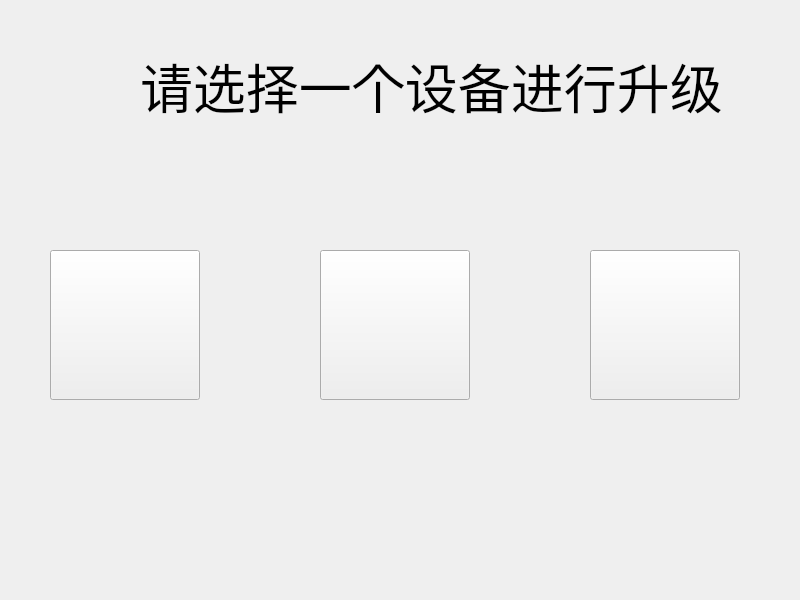
<?xml version="1.0" encoding="UTF-8"?>
<ui version="4.0">
 <class>Shengji</class>
 <widget class="QMainWindow" name="Shengji">
  <property name="geometry">
   <rect>
    <x>0</x>
    <y>0</y>
    <width>800</width>
    <height>600</height>
   </rect>
  </property>
  <property name="windowTitle">
   <string>MainWindow</string>
  </property>
  <widget class="QWidget" name="centralwidget">
   <widget class="QLabel" name="label">
    <property name="geometry">
     <rect>
      <x>140</x>
      <y>40</y>
      <width>581</width>
      <height>91</height>
     </rect>
    </property>
    <property name="font">
     <font>
      <pointsize>40</pointsize>
     </font>
    </property>
    <property name="text">
     <string>请选择一个设备进行升级</string>
    </property>
   </widget>
   <widget class="QPushButton" name="pushButton">
    <property name="geometry">
     <rect>
      <x>50</x>
      <y>250</y>
      <width>150</width>
      <height>150</height>
     </rect>
    </property>
    <property name="text">
     <string/>
    </property>
    <property name="icon">
     <iconset resource="res.qrc">
      <normaloff>:/image/miner.png</normaloff>:/image/miner.png</iconset>
    </property>
    <property name="iconSize">
     <size>
      <width>120</width>
      <height>120</height>
     </size>
    </property>
   </widget>
   <widget class="QPushButton" name="pushButton_2">
    <property name="geometry">
     <rect>
      <x>320</x>
      <y>250</y>
      <width>150</width>
      <height>150</height>
     </rect>
    </property>
    <property name="text">
     <string/>
    </property>
    <property name="icon">
     <iconset resource="res.qrc">
      <normaloff>:/image/cutter.png</normaloff>:/image/cutter.png</iconset>
    </property>
    <property name="iconSize">
     <size>
      <width>120</width>
      <height>120</height>
     </size>
    </property>
   </widget>
   <widget class="QPushButton" name="pushButton_3">
    <property name="geometry">
     <rect>
      <x>590</x>
      <y>250</y>
      <width>150</width>
      <height>150</height>
     </rect>
    </property>
    <property name="text">
     <string/>
    </property>
    <property name="icon">
     <iconset resource="res.qrc">
      <normaloff>:/image/belt.png</normaloff>:/image/belt.png</iconset>
    </property>
    <property name="iconSize">
     <size>
      <width>120</width>
      <height>120</height>
     </size>
    </property>
   </widget>
  </widget>
 </widget>
 <resources>
  <include location="res.qrc"/>
 </resources>
 <connections/>
</ui>
